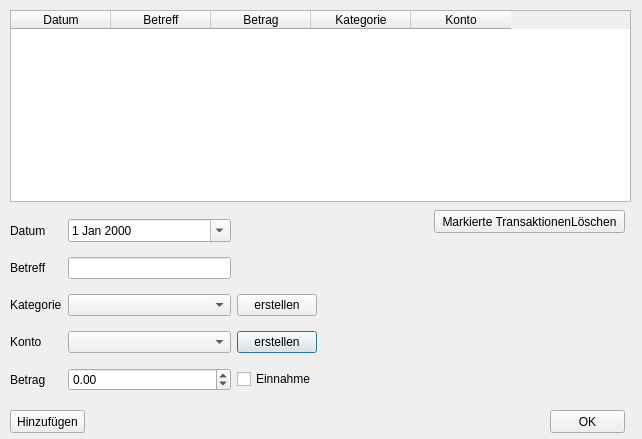
<?xml version="1.0" encoding="UTF-8"?>
<ui version="4.0">
 <class>TransactionDialog</class>
 <widget class="QDialog" name="TransactionDialog">
  <property name="geometry">
   <rect>
    <x>0</x>
    <y>0</y>
    <width>642</width>
    <height>439</height>
   </rect>
  </property>
  <property name="windowTitle">
   <string>Transaktion erstellen</string>
  </property>
  <widget class="QWidget" name="gridLayoutWidget">
   <property name="geometry">
    <rect>
     <x>10</x>
     <y>210</y>
     <width>307</width>
     <height>191</height>
    </rect>
   </property>
   <layout class="QGridLayout" name="gridLayout">
    <item row="1" column="2">
     <widget class="QLineEdit" name="subjectEdit"/>
    </item>
    <item row="3" column="2">
     <widget class="QComboBox" name="comboBoxAccount"/>
    </item>
    <item row="4" column="1">
     <widget class="QLabel" name="label_5">
      <property name="text">
       <string>Betrag</string>
      </property>
     </widget>
    </item>
    <item row="0" column="2">
     <widget class="QDateEdit" name="dateEdit">
      <property name="calendarPopup">
       <bool>true</bool>
      </property>
     </widget>
    </item>
    <item row="2" column="1">
     <widget class="QLabel" name="label_3">
      <property name="text">
       <string>Kategorie</string>
      </property>
     </widget>
    </item>
    <item row="1" column="1">
     <widget class="QLabel" name="label_2">
      <property name="text">
       <string>Betreff</string>
      </property>
     </widget>
    </item>
    <item row="3" column="1">
     <widget class="QLabel" name="label_4">
      <property name="text">
       <string>Konto</string>
      </property>
     </widget>
    </item>
    <item row="3" column="3">
     <widget class="QPushButton" name="pushButtonAddAccount">
      <property name="text">
       <string>erstellen</string>
      </property>
     </widget>
    </item>
    <item row="4" column="3">
     <widget class="QCheckBox" name="checkBoxIncome">
      <property name="text">
       <string>Einnahme</string>
      </property>
     </widget>
    </item>
    <item row="2" column="2">
     <widget class="QComboBox" name="comboBoxCategory"/>
    </item>
    <item row="2" column="3">
     <widget class="QPushButton" name="pushButtonAddCategory">
      <property name="text">
       <string>erstellen</string>
      </property>
     </widget>
    </item>
    <item row="0" column="1">
     <widget class="QLabel" name="label">
      <property name="text">
       <string>Datum</string>
      </property>
     </widget>
    </item>
    <item row="4" column="2">
     <widget class="QDoubleSpinBox" name="doubleSpinBoxAmount">
      <property name="minimum">
       <double>-999999999.000000000000000</double>
      </property>
      <property name="maximum">
       <double>999999999.000000000000000</double>
      </property>
     </widget>
    </item>
   </layout>
  </widget>
  <widget class="QPushButton" name="pushButtonAdd">
   <property name="geometry">
    <rect>
     <x>10</x>
     <y>410</y>
     <width>75</width>
     <height>23</height>
    </rect>
   </property>
   <property name="text">
    <string>Hinzufügen</string>
   </property>
  </widget>
  <widget class="QTableWidget" name="tableTransactions">
   <property name="geometry">
    <rect>
     <x>10</x>
     <y>10</y>
     <width>621</width>
     <height>192</height>
    </rect>
   </property>
   <property name="selectionBehavior">
    <enum>QAbstractItemView::SelectRows</enum>
   </property>
   <column>
    <property name="text">
     <string>Datum</string>
    </property>
   </column>
   <column>
    <property name="text">
     <string>Betreff</string>
    </property>
   </column>
   <column>
    <property name="text">
     <string>Betrag</string>
    </property>
   </column>
   <column>
    <property name="text">
     <string>Kategorie</string>
    </property>
   </column>
   <column>
    <property name="text">
     <string>Konto</string>
    </property>
   </column>
  </widget>
  <widget class="QPushButton" name="pushButtonDelete">
   <property name="geometry">
    <rect>
     <x>434</x>
     <y>210</y>
     <width>191</width>
     <height>23</height>
    </rect>
   </property>
   <property name="text">
    <string>Markierte TransaktionenLöschen</string>
   </property>
  </widget>
  <widget class="QPushButton" name="pushButtonOK">
   <property name="geometry">
    <rect>
     <x>550</x>
     <y>410</y>
     <width>75</width>
     <height>23</height>
    </rect>
   </property>
   <property name="text">
    <string>OK</string>
   </property>
  </widget>
 </widget>
 <tabstops>
  <tabstop>dateEdit</tabstop>
  <tabstop>subjectEdit</tabstop>
  <tabstop>comboBoxCategory</tabstop>
  <tabstop>comboBoxAccount</tabstop>
  <tabstop>doubleSpinBoxAmount</tabstop>
  <tabstop>pushButtonAddCategory</tabstop>
  <tabstop>pushButtonAddAccount</tabstop>
  <tabstop>checkBoxIncome</tabstop>
  <tabstop>pushButtonAdd</tabstop>
  <tabstop>tableTransactions</tabstop>
  <tabstop>pushButtonOK</tabstop>
  <tabstop>pushButtonDelete</tabstop>
 </tabstops>
 <resources/>
 <connections>
  <connection>
   <sender>pushButtonOK</sender>
   <signal>clicked()</signal>
   <receiver>TransactionDialog</receiver>
   <slot>accept()</slot>
   <hints>
    <hint type="sourcelabel">
     <x>587</x>
     <y>421</y>
    </hint>
    <hint type="destinationlabel">
     <x>264</x>
     <y>218</y>
    </hint>
   </hints>
  </connection>
 </connections>
</ui>
